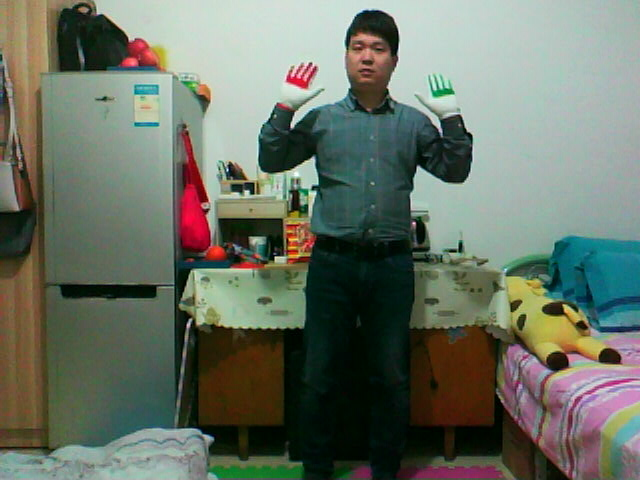
#> input picture work/201803-20_android_somatic_games/two_point_free_touch/my_photo-4.jpg, 640 x 480 px
$ jupyter execute Untitled.ipynb   (Python 2 division)
#> lines starting #> are read from the running program, lines starting #| are printed output that depends on the picture
[cell 1]
import numpy as np
import cv2

[cell 2]
frame = cv2.imread("my_photo-4.jpg")
#> frame is the input picture: shape (480, 640, 3); mean B, G, R 101.4, 114.4, 105.7

[cell 3]
frame = frame.astype(np.float64)

[cell 4]
print frame.dtype, frame.shape
#| float64 (480, 640, 3)

[cell 5]
print frame[:,:,0].shape
#| (480, 640)

[cell 6]
print frame[:,:,1]
#> (printed output is left out)

[cell 7]
print frame[:,:,2]
#> (printed output is left out)

[cell 8]
frame[frame[:,:,2]/(frame[:,:,0]+frame[:,:,1]+0.1)<2.0]=(0,0,0)
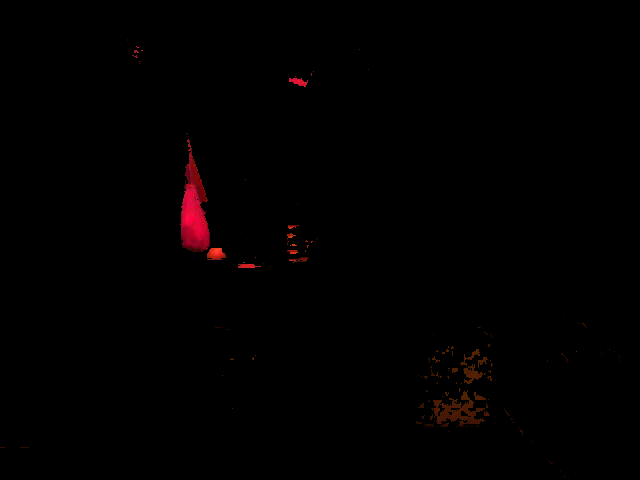
#> frame: shape (480, 640, 3) float64; mean B, G, R 0.3, 0.3, 1.8
